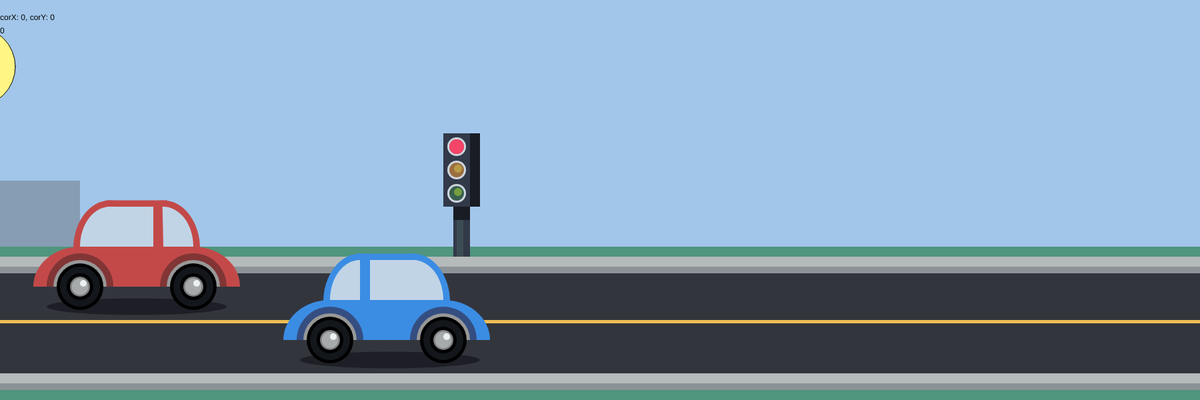
Frame 1 (no input)
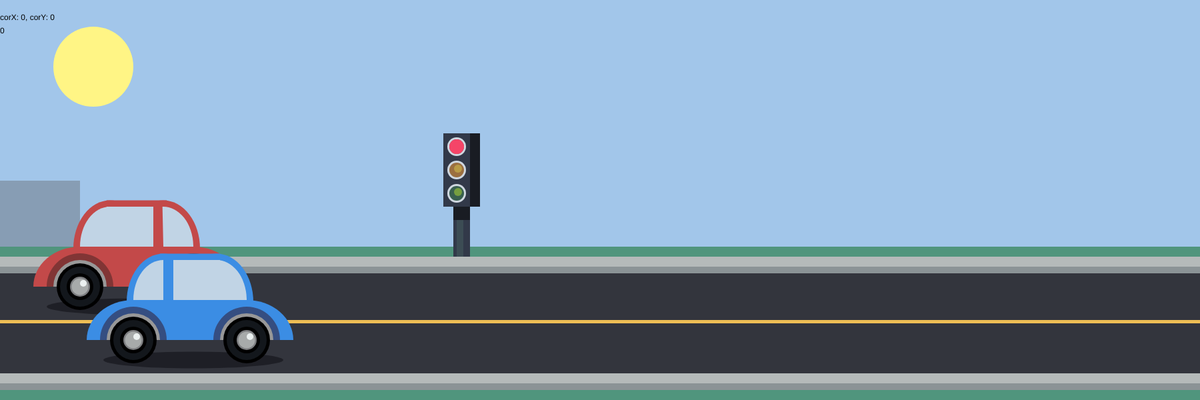
Frame 60 (no input)
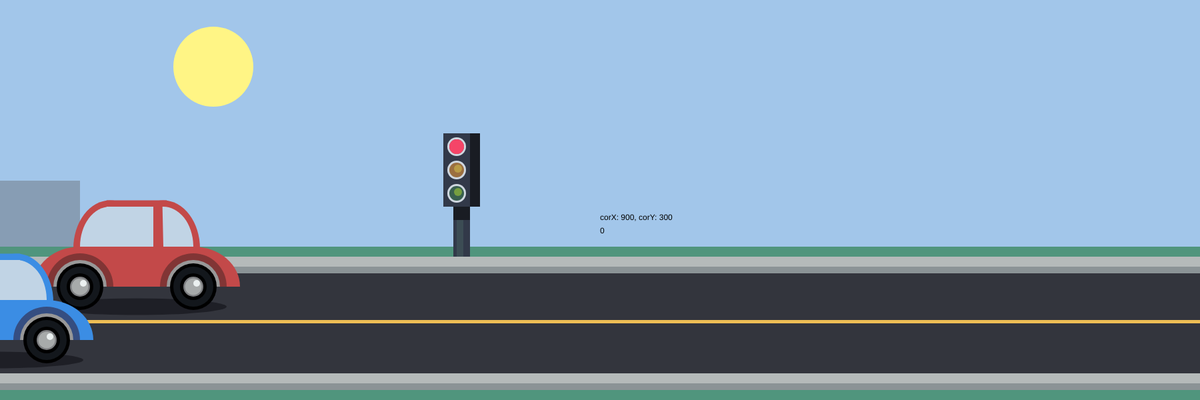
Frame 120 (the mouse pressed at the canvas centre since frame 60)

The p5.js sketch that drew these frames (run headless with seeded random() and noise() and a simulated clock; from frame 60 on, the mouse is pressed at the canvas centre):

// p5.js sketch
// ── sketch.js
function setup() {
  createCanvas(1800, 600);
}

let x = -40;

let skybox = 0;
let tLight = 0;

// anything related to the position of my beautiful cars
let Xwheel = 120;
let wheelAccel = 0;
let wheelAccel2 = 0;
let Ywheel = 430;
let targetAccel = 0.1;
let carThrottle = 0;

let Xwheel2 = 500;
let Ywheel2 = 510;


let timeOfDay = 0;


function draw() {

  x += 3;

  carThrottle += 5;

  fill("#000000")
  

  if (timeOfDay === 1800) {
    x -= 1900;
  }

  if (timeOfDay === 3600) {
    x -= 2100;
  }

  if (timeOfDay === 3600) {
    timeOfDay = 0;
  }
  
  timeOfDay += 2.5;

  // background --------------


  background("#a2c6ea");
  fill("#fff585")

  circle(x, 100, 120);

  fill("#879db4")
  noStroke();

  rect(0, 271, 120, 600)
  
  fill("#50957d")
  rect(0, 370, 1800, 320)

  fill("#323949")
  rect(680, 310, 25, 90)

  fill("#191c23")
  rect(680, 310, 25, 20)

  fill("#3c4c54")
  rect(685, 330, 10, 90)

  fill("#191c23")
  rect(680, 200, 40, 110)

  fill("#323949")
  rect(665, 200, 40, 110)

  fill("#8b9396")
  rect(0, 385, 1800, 200)

  fill("#b5baba")
  rect(0, 385, 1800, 190)

  fill("#33353d")
  rect(0, 400, 1800, 160)

  fill("#8b9396")
  rect(0, 400, 1800, 10)

  fill("#eebe55")
  rect(0, 480, 1800, 5)

  fill("#cfd7e0")
  circle(685, 220, 28)
  circle(685, 255, 28)
  circle(685, 290, 28)
  
  fill("#803343")
  circle(685, 220, 22)

  fill("#9b6f40")
  circle(685, 255, 22)

  fill("#385f4f")
  circle(685, 290, 22)

  fill("#aa465a")
  circle(687, 218, 12)

  fill("#b99b47")
  circle(687, 253, 12)

  fill("#759e40")
  circle(687, 288, 12)

  // BLEND MODE BLEND SHADOWS

  blendMode(MULTIPLY);

  fill ('#241e357d');
  ellipse(Xwheel+85, Ywheel+30, 270, 25)
  ellipse(Xwheel2+85, Ywheel2+30, 270, 25)

  // cars 2 the movie ---------------

  blendMode(BLEND);


  if (Xwheel == 1600) {
    Xwheel = Xwheel - 1050;
  }

  wheelAccel2 = -5;

  Xwheel += wheelAccel;
  Xwheel2 += wheelAccel2;

  fill ('#c34949');
  arc(Xwheel, Ywheel, 140, 120, PI, TWO_PI);
  arc(Xwheel+170, Ywheel, 140, 120, PI, TWO_PI);
  arc(Xwheel+45, Ywheel-57, 110, 145, PI, TWO_PI);
  arc(Xwheel+125, Ywheel-57, 110, 145, PI, TWO_PI);
  rect(Xwheel, Ywheel-70, 130, 70)
  rect(Xwheel, Ywheel-70, 160, 70)
  rect(Xwheel+40, Ywheel-129.5, 90, 69)

  fill ('#813535');
  arc(Xwheel, Ywheel, 100, 100, PI, TWO_PI);
  arc(Xwheel+170, Ywheel, 100, 100, PI, TWO_PI);
  
  fill ('#c1d4e5');
  arc(Xwheel+125, Ywheel-60, 90, 120, 300, 0);
  rect(Xwheel+40, Ywheel-120, 70, 60)
  arc(Xwheel+45, Ywheel-60, 90, 120, PI, PI + HALF_PI);

  fill ('#989898');

  arc(Xwheel, Ywheel, 80, 80, PI, TWO_PI);
  arc(Xwheel+170, Ywheel, 80, 80, PI, TWO_PI);

  fill ('#000000');
  circle(Xwheel, Ywheel, 70)

  fill ('#13171c');
  circle(Xwheel, Ywheel, 60)

  fill ('#000000');
  circle(Xwheel, Ywheel, 40)

  fill ('#7d7e81');
  circle(Xwheel, Ywheel, 30)

  fill ('#a7aaaa');
  circle(Xwheel, Ywheel, 25)

  fill ('#ebf0f0');
  circle(Xwheel+5, Ywheel-5, 10)

  fill ('#000000');
  circle(Xwheel+170, Ywheel, 70)

  fill ('#13171c');
  circle(Xwheel+170, Ywheel, 60)

  fill ('#000000');
  circle(Xwheel+170, Ywheel, 40)

  fill ('#7d7e81');
  circle(Xwheel+170, Ywheel, 30)

  fill ('#a7aaaa');
  circle(Xwheel+170, Ywheel, 25)

  fill ('#ebf0f0');
  circle(Xwheel+175, Ywheel-5, 10)


  fill ('#000000');
  text(`corX: ${mouseX}, corY: ${mouseY}`, mouseX, mouseY + 30)
  text(tLight, mouseX, mouseY + 50)

  // car ontop

  fill ('#3b8de4');
  arc(Xwheel2, Ywheel2, 140, 120, PI, TWO_PI);
  arc(Xwheel2+170, Ywheel2, 140, 120, PI, TWO_PI);
  arc(Xwheel2+45, Ywheel2-57, 110, 145, PI, TWO_PI);
  arc(Xwheel2+125, Ywheel2-57, 110, 145, PI, TWO_PI);
  rect(Xwheel2, Ywheel2-70, 130, 70)
  rect(Xwheel2, Ywheel2-70, 160, 70)
  rect(Xwheel2+40, Ywheel2-129.5, 90, 69)

  fill ('#354e81');
  arc(Xwheel2, Ywheel2, 100, 100, PI, TWO_PI);
  arc(Xwheel2+170, Ywheel2, 100, 100, PI, TWO_PI);
  
  fill ('#c1d4e5');
  arc(Xwheel2+125, Ywheel2-60, 90, 120, 300, 0);
  rect(Xwheel2+60, Ywheel2-120, 70, 60)
  arc(Xwheel2+45, Ywheel2-60, 90, 120, PI, PI + HALF_PI);

  fill ('#989898');

  arc(Xwheel2, Ywheel2, 80, 80, PI, TWO_PI);
  arc(Xwheel2+170, Ywheel2, 80, 80, PI, TWO_PI);

  fill ('#000000');
  circle(Xwheel2, Ywheel2, 70)

  fill ('#13171c');
  circle(Xwheel2, Ywheel2, 60)

  fill ('#000000');
  circle(Xwheel2, Ywheel2, 40)

  fill ('#7d7e81');
  circle(Xwheel2, Ywheel2, 30)

  fill ('#a7aaaa');
  circle(Xwheel2, Ywheel2, 25)

  fill ('#ebf0f0');
  circle(Xwheel2+5, Ywheel2-5, 10)

  fill ('#000000');
  circle(Xwheel2+170, Ywheel2, 70)

  fill ('#13171c');
  circle(Xwheel2+170, Ywheel2, 60)

  fill ('#000000');
  circle(Xwheel2+170, Ywheel2, 40)

  fill ('#7d7e81');
  circle(Xwheel2+170, Ywheel2, 30)

  fill ('#a7aaaa');
  circle(Xwheel2+170, Ywheel2, 25)

  fill ('#ebf0f0');
  circle(Xwheel2+175, Ywheel2-5, 10)


  // traffic light bs
  // all of this is handled by variables, if statements, hopes and dreams i think
  // probably a bit of my will to live aswell

  if (tLight === 3) {
    tLight = tLight - 3;
  }

  if (tLight === 0) {
    fill("#f54568")
    circle(685, 220, 22)
    wheelAccel *= 0.95;
  }

  if (tLight === 1) {
    fill("#50ed6a")
    circle(685, 290, 22)
    wheelAccel += 0.5
  }

  if (tLight === 2) {
    fill("#e6aa42")
    circle(685, 255, 22)
      wheelAccel += 0.5;
  } 

  if (Xwheel <= 570) {
      if (tLight === 1) {
      if (wheelAccel >= 5) {
       wheelAccel = 5;
      }
    }

   if (tLight === 2) {
      if (wheelAccel <= 2) {
       wheelAccel = lerp(5, 2, 0.05);
      } else {
       wheelAccel  = 2;
      }
    }
  } else {
  
    wheelAccel = 5;
  
  }


  if (Xwheel >= 3500) {
    Xwheel = -200
  }

  if (Xwheel2 === -300) {
    Xwheel2 = 2000
  }
}

function keyPressed() {
  if (keyCode === ENTER) {
    tLight++; // Increases the variable by 1
  }
}
